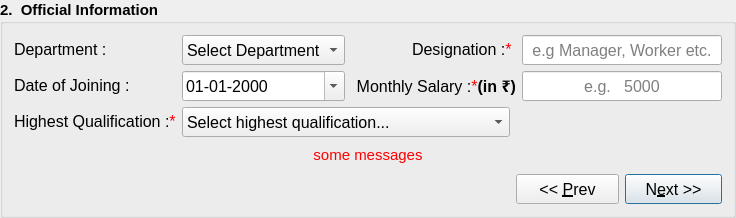
        <widget class="QGroupBox" name="officeBox">
         <property name="minimumSize">
          <size>
           <width>0</width>
           <height>0</height>
          </size>
         </property>
         <property name="font">
          <font>
           <pointsize>11</pointsize>
           <weight>75</weight>
           <bold>true</bold>
          </font>
         </property>
         <property name="title">
          <string>2.  Official Information</string>
         </property>
         <layout class="QGridLayout" name="gridLayout_2">
          <item row="2" column="1" colspan="2">
           <widget class="QComboBox" name="hQBox">
            <property name="sizePolicy">
             <sizepolicy hsizetype="Preferred" vsizetype="Fixed">
              <horstretch>0</horstretch>
              <verstretch>0</verstretch>
             </sizepolicy>
            </property>
            <property name="minimumSize">
             <size>
              <width>0</width>
              <height>30</height>
             </size>
            </property>
            <property name="maximumSize">
             <size>
              <width>16777215</width>
              <height>30</height>
             </size>
            </property>
            <property name="font">
             <font>
              <pointsize>12</pointsize>
              <weight>50</weight>
              <bold>false</bold>
             </font>
            </property>
            <property name="cursor">
             <cursorShape>PointingHandCursor</cursorShape>
            </property>
            <property name="toolTip">
             <string>select highest authorized qualification of employee</string>
            </property>
            <item>
             <property name="text">
              <string>Select highest qualification...</string>
             </property>
            </item>
            <item>
             <property name="text">
              <string>No schooling completed</string>
             </property>
            </item>
            <item>
             <property name="text">
              <string>Nursery school to 8th grade</string>
             </property>
            </item>
            <item>
             <property name="text">
              <string>High school to 10th</string>
             </property>
            </item>
            <item>
             <property name="text">
              <string>High school to 12th</string>
             </property>
            </item>
            <item>
             <property name="text">
              <string>some college, no degree</string>
             </property>
            </item>
            <item>
             <property name="text">
              <string>Associate degree (e.g. AA, AS)</string>
             </property>
            </item>
            <item>
             <property name="text">
              <string>Bachelor’s degree (e.g. BA, BS)</string>
             </property>
            </item>
            <item>
             <property name="text">
              <string>Master’s degree (e.g. MA, MS, MEd)</string>
             </property>
            </item>
            <item>
             <property name="text">
              <string>Professional degree (e.g. MD, DDS, DVM)</string>
             </property>
            </item>
            <item>
             <property name="text">
              <string>Doctorate (e.g. PhD, EdD)</string>
             </property>
            </item>
           </widget>
          </item>
          <item row="4" column="0" colspan="3">
           <spacer name="horizontalSpacer_4">
            <property name="orientation">
             <enum>Qt::Horizontal</enum>
            </property>
            <property name="sizeHint" stdset="0">
             <size>
              <width>494</width>
              <height>20</height>
             </size>
            </property>
           </spacer>
          </item>
          <item row="0" column="1">
           <widget class="QComboBox" name="departmentBox">
            <property name="sizePolicy">
             <sizepolicy hsizetype="Preferred" vsizetype="Fixed">
              <horstretch>0</horstretch>
              <verstretch>0</verstretch>
             </sizepolicy>
            </property>
            <property name="minimumSize">
             <size>
              <width>0</width>
              <height>30</height>
             </size>
            </property>
            <property name="maximumSize">
             <size>
              <width>16777215</width>
              <height>30</height>
             </size>
            </property>
            <property name="font">
             <font>
              <pointsize>12</pointsize>
              <weight>50</weight>
              <bold>false</bold>
             </font>
            </property>
            <property name="cursor">
             <cursorShape>PointingHandCursor</cursorShape>
            </property>
            <property name="toolTip">
             <string>select department of employee</string>
            </property>
            <item>
             <property name="text">
              <string>Select Department</string>
             </property>
            </item>
           </widget>
          </item>
          <item row="2" column="0">
           <widget class="QLabel" name="hQLabel">
            <property name="sizePolicy">
             <sizepolicy hsizetype="Preferred" vsizetype="Fixed">
              <horstretch>0</horstretch>
              <verstretch>0</verstretch>
             </sizepolicy>
            </property>
            <property name="minimumSize">
             <size>
              <width>150</width>
              <height>30</height>
             </size>
            </property>
            <property name="maximumSize">
             <size>
              <width>16777215</width>
              <height>30</height>
             </size>
            </property>
            <property name="font">
             <font>
              <pointsize>12</pointsize>
              <weight>50</weight>
              <bold>false</bold>
             </font>
            </property>
            <property name="text">
             <string>&lt;html&gt;&lt;p align=&quot;left&quot;&gt;Highest Qualification :&lt;font color=&quot;red&quot;&gt;*&lt;/font&gt;&lt;/p&gt;&lt;/html&gt;</string>
            </property>
            <property name="buddy">
             <cstring>departmentBox</cstring>
            </property>
           </widget>
          </item>
          <item row="1" column="2" colspan="2">
           <widget class="QLabel" name="salaryLabel">
            <property name="sizePolicy">
             <sizepolicy hsizetype="Preferred" vsizetype="Fixed">
              <horstretch>0</horstretch>
              <verstretch>0</verstretch>
             </sizepolicy>
            </property>
            <property name="minimumSize">
             <size>
              <width>150</width>
              <height>30</height>
             </size>
            </property>
            <property name="maximumSize">
             <size>
              <width>16777215</width>
              <height>30</height>
             </size>
            </property>
            <property name="font">
             <font>
              <pointsize>12</pointsize>
              <weight>50</weight>
              <bold>false</bold>
             </font>
            </property>
            <property name="text">
             <string>&lt;html&gt;&lt;p &gt;Monthly Salary :&lt;font color=&quot;red&quot;&gt;*&lt;/font&gt;&lt;b&gt;(in ₹)&lt;/p&gt;&lt;/b&gt;&lt;/html&gt;</string>
            </property>
            <property name="alignment">
             <set>Qt::AlignRight|Qt::AlignTrailing|Qt::AlignVCenter</set>
            </property>
            <property name="buddy">
             <cstring>salaryEdit</cstring>
            </property>
           </widget>
          </item>
          <item row="1" column="0">
           <widget class="QLabel" name="dojLabel">
            <property name="sizePolicy">
             <sizepolicy hsizetype="Preferred" vsizetype="Fixed">
              <horstretch>0</horstretch>
              <verstretch>0</verstretch>
             </sizepolicy>
            </property>
            <property name="minimumSize">
             <size>
              <width>150</width>
              <height>30</height>
             </size>
            </property>
            <property name="maximumSize">
             <size>
              <width>16777215</width>
              <height>30</height>
             </size>
            </property>
            <property name="font">
             <font>
              <pointsize>12</pointsize>
              <weight>50</weight>
              <bold>false</bold>
             </font>
            </property>
            <property name="text">
             <string>&lt;html&gt;&lt;p align=&quot;left&quot;&gt;Date of Joining :	&lt;/p&gt;&lt;/html&gt;</string>
            </property>
            <property name="buddy">
             <cstring>dojEdit</cstring>
            </property>
           </widget>
          </item>
          <item row="0" column="0">
           <widget class="QLabel" name="departmentLabel">
            <property name="sizePolicy">
             <sizepolicy hsizetype="Preferred" vsizetype="Fixed">
              <horstretch>0</horstretch>
              <verstretch>0</verstretch>
             </sizepolicy>
            </property>
            <property name="minimumSize">
             <size>
              <width>150</width>
              <height>30</height>
             </size>
            </property>
            <property name="maximumSize">
             <size>
              <width>16777215</width>
              <height>30</height>
             </size>
            </property>
            <property name="font">
             <font>
              <pointsize>12</pointsize>
              <weight>50</weight>
              <bold>false</bold>
             </font>
            </property>
            <property name="text">
             <string>&lt;html&gt;&lt;p align=&quot;left&quot;&gt;Department :&lt;/p&gt;&lt;/html&gt;</string>
            </property>
            <property name="buddy">
             <cstring>departmentBox</cstring>
            </property>
           </widget>
          </item>
          <item row="0" column="4" colspan="2">
           <widget class="QLineEdit" name="designationEdit">
            <property name="sizePolicy">
             <sizepolicy hsizetype="Preferred" vsizetype="Fixed">
              <horstretch>0</horstretch>
              <verstretch>0</verstretch>
             </sizepolicy>
            </property>
            <property name="minimumSize">
             <size>
              <width>200</width>
              <height>30</height>
             </size>
            </property>
            <property name="maximumSize">
             <size>
              <width>16777215</width>
              <height>30</height>
             </size>
            </property>
            <property name="font">
             <font>
              <pointsize>12</pointsize>
              <weight>50</weight>
              <bold>false</bold>
             </font>
            </property>
            <property name="toolTip">
             <string>enter designation of employee</string>
            </property>
            <property name="maxLength">
             <number>50</number>
            </property>
            <property name="alignment">
             <set>Qt::AlignCenter</set>
            </property>
            <property name="placeholderText">
             <string>e.g Manager, Worker etc.</string>
            </property>
            <property name="clearButtonEnabled">
             <bool>true</bool>
            </property>
           </widget>
          </item>
          <item row="4" column="3" colspan="2">
           <widget class="QPushButton" name="prevButton">
            <property name="sizePolicy">
             <sizepolicy hsizetype="Preferred" vsizetype="Fixed">
              <horstretch>0</horstretch>
              <verstretch>0</verstretch>
             </sizepolicy>
            </property>
            <property name="minimumSize">
             <size>
              <width>0</width>
              <height>30</height>
             </size>
            </property>
            <property name="maximumSize">
             <size>
              <width>16777215</width>
              <height>30</height>
             </size>
            </property>
            <property name="font">
             <font>
              <pointsize>12</pointsize>
              <weight>50</weight>
              <bold>false</bold>
             </font>
            </property>
            <property name="cursor">
             <cursorShape>PointingHandCursor</cursorShape>
            </property>
            <property name="toolTip">
             <string>press to edit general information of employee</string>
            </property>
            <property name="text">
             <string>&lt;&lt; &amp;Prev</string>
            </property>
            <property name="shortcut">
             <string>Ctrl+S</string>
            </property>
            <property name="autoDefault">
             <bool>false</bool>
            </property>
            <property name="default">
             <bool>false</bool>
            </property>
            <property name="flat">
             <bool>false</bool>
            </property>
           </widget>
          </item>
          <item row="3" column="0" colspan="6">
           <widget class="QLabel" name="e2rrorLabel">
            <property name="sizePolicy">
             <sizepolicy hsizetype="Preferred" vsizetype="Fixed">
              <horstretch>0</horstretch>
              <verstretch>0</verstretch>
             </sizepolicy>
            </property>
            <property name="minimumSize">
             <size>
              <width>0</width>
              <height>25</height>
             </size>
            </property>
            <property name="maximumSize">
             <size>
              <width>16777215</width>
              <height>25</height>
             </size>
            </property>
            <property name="font">
             <font>
              <pointsize>11</pointsize>
              <weight>50</weight>
              <bold>false</bold>
             </font>
            </property>
            <property name="text">
             <string>&lt;html&gt;&lt;p align=&quot;center&quot;&gt;&lt;font color=&quot;red&quot;&gt;some messages&lt;/font&gt;&lt;/p&gt;&lt;/html&gt;</string>
            </property>
            <property name="buddy">
             <cstring>nextButton</cstring>
            </property>
           </widget>
          </item>
          <item row="4" column="5">
           <widget class="QPushButton" name="nextButton">
            <property name="sizePolicy">
             <sizepolicy hsizetype="Preferred" vsizetype="Fixed">
              <horstretch>0</horstretch>
              <verstretch>0</verstretch>
             </sizepolicy>
            </property>
            <property name="minimumSize">
             <size>
              <width>0</width>
              <height>30</height>
             </size>
            </property>
            <property name="maximumSize">
             <size>
              <width>16777215</width>
              <height>30</height>
             </size>
            </property>
            <property name="font">
             <font>
              <pointsize>12</pointsize>
              <weight>50</weight>
              <bold>false</bold>
             </font>
            </property>
            <property name="cursor">
             <cursorShape>PointingHandCursor</cursorShape>
            </property>
            <property name="toolTip">
             <string>press to enter payment account details of employee</string>
            </property>
            <property name="text">
             <string>N&amp;ext &gt;&gt;</string>
            </property>
            <property name="shortcut">
             <string>Ctrl+S</string>
            </property>
            <property name="autoDefault">
             <bool>true</bool>
            </property>
            <property name="default">
             <bool>true</bool>
            </property>
            <property name="flat">
             <bool>false</bool>
            </property>
           </widget>
          </item>
          <item row="1" column="1">
           <widget class="QDateEdit" name="dojEdit">
            <property name="sizePolicy">
             <sizepolicy hsizetype="Preferred" vsizetype="Fixed">
              <horstretch>0</horstretch>
              <verstretch>0</verstretch>
             </sizepolicy>
            </property>
            <property name="minimumSize">
             <size>
              <width>0</width>
              <height>30</height>
             </size>
            </property>
            <property name="maximumSize">
             <size>
              <width>16777215</width>
              <height>30</height>
             </size>
            </property>
            <property name="font">
             <font>
              <pointsize>12</pointsize>
              <weight>50</weight>
              <bold>false</bold>
             </font>
            </property>
            <property name="toolTip">
             <string>enter joining date of employee to dairy</string>
            </property>
            <property name="displayFormat">
             <string>dd-MM-yyyy</string>
            </property>
            <property name="calendarPopup">
             <bool>true</bool>
            </property>
           </widget>
          </item>
          <item row="0" column="2" colspan="2">
           <widget class="QLabel" name="designationLabel">
            <property name="sizePolicy">
             <sizepolicy hsizetype="Preferred" vsizetype="Fixed">
              <horstretch>0</horstretch>
              <verstretch>0</verstretch>
             </sizepolicy>
            </property>
            <property name="minimumSize">
             <size>
              <width>150</width>
              <height>30</height>
             </size>
            </property>
            <property name="maximumSize">
             <size>
              <width>16777215</width>
              <height>30</height>
             </size>
            </property>
            <property name="font">
             <font>
              <pointsize>12</pointsize>
              <weight>50</weight>
              <bold>false</bold>
             </font>
            </property>
            <property name="text">
             <string>&lt;html&gt;&lt;p &gt;Designation :&lt;font color=&quot;red&quot;&gt;*&lt;/font&gt;	&lt;/p&gt;&lt;/html&gt;</string>
            </property>
            <property name="alignment">
             <set>Qt::AlignRight|Qt::AlignTrailing|Qt::AlignVCenter</set>
            </property>
            <property name="buddy">
             <cstring>designationEdit</cstring>
            </property>
           </widget>
          </item>
          <item row="1" column="4" colspan="2">
           <widget class="QLineEdit" name="salaryEdit">
            <property name="sizePolicy">
             <sizepolicy hsizetype="Preferred" vsizetype="Fixed">
              <horstretch>0</horstretch>
              <verstretch>0</verstretch>
             </sizepolicy>
            </property>
            <property name="minimumSize">
             <size>
              <width>0</width>
              <height>30</height>
             </size>
            </property>
            <property name="maximumSize">
             <size>
              <width>16777215</width>
              <height>30</height>
             </size>
            </property>
            <property name="font">
             <font>
              <pointsize>12</pointsize>
              <weight>50</weight>
              <bold>false</bold>
             </font>
            </property>
            <property name="toolTip">
             <string>enter salary of employee</string>
            </property>
            <property name="alignment">
             <set>Qt::AlignCenter</set>
            </property>
            <property name="placeholderText">
             <string>e.g.   5000</string>
            </property>
            <property name="clearButtonEnabled">
             <bool>true</bool>
            </property>
           </widget>
          </item>
         </layout>
        </widget>
